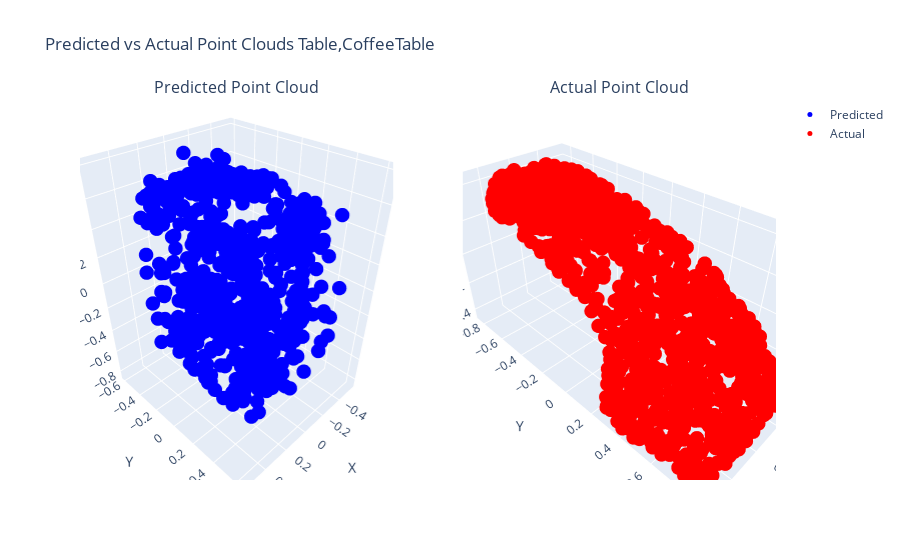

Write notebook code for a chart like this one.
### Code cell
num = random.choice(list(range(0, batch_size)))
predicted_point_cloud = pred_point_clouds[num].numpy()
actual_point_cloud = target_point_clouds[num].numpy()

# Create 3D scatter plots for predicted and actual point clouds
predicted_scatter = go.Scatter3d(
    x=predicted_point_cloud[:, 0],
    y=predicted_point_cloud[:, 1],
    z=predicted_point_cloud[:, 2],
    mode='markers',
    marker=dict(size=5, color='blue'),
    name="Predicted"
)

actual_scatter = go.Scatter3d(
    x=actual_point_cloud[:, 0],
    y=actual_point_cloud[:, 1],
    z=actual_point_cloud[:, 2],
    mode='markers',
    marker=dict(size=5, color='red'),
    name="Actual"
)

# Create the subplots: 1 row, 2 columns
fig = make_subplots(
    rows=1, cols=2,
    subplot_titles=("Predicted Point Cloud", "Actual Point Cloud"),
    specs=[[{'type': 'scatter3d'}, {'type': 'scatter3d'}]]
)

# Add the scatter plots to the subplots
fig.add_trace(predicted_scatter, row=1, col=1)
fig.add_trace(actual_scatter, row=1, col=2)

# Update layout with axis titles and a main title
fig.update_layout(
    title=f"Predicted vs Actual Point Clouds {categories[0]}",
    scene=dict(
        xaxis_title="X",
        yaxis_title="Y",
        zaxis_title="Z"
    ),
    scene2=dict(
        xaxis_title="X",
        yaxis_title="Y",
        zaxis_title="Z"
    ),
    showlegend=True
)

# Show the figure in an interactive window
fig.show()

### Figure 1 — Plotly figure (JSON) as saved in the notebook; plotly's stock layout.template omitted (floating-point values rounded to 4 significant figures; data arrays with more than 128 entries replaced by an {"elided": "..."} marker saying what was removed)
{"data": [{"marker": {"color": "blue", "size": 5}, "mode": "markers", "name": "Predicted", "scene": "scene", "type": "scatter3d", "x": {"elided": "1024 float values"}, "y": {"elided": "1024 float values"}, "z": {"elided": "1024 float values"}}, {"marker": {"color": "red", "size": 5}, "mode": "markers", "name": "Actual", "scene": "scene2", "type": "scatter3d", "x": {"elided": "1024 float values"}, "y": {"elided": "1024 float values"}, "z": {"elided": "1024 float values"}}], "layout": {"annotations": [{"font": {"size": 16}, "showarrow": false, "text": "Predicted Point Cloud", "x": 0.225, "xanchor": "center", "xref": "paper", "y": 1, "yanchor": "bottom", "yref": "paper"}, {"font": {"size": 16}, "showarrow": false, "text": "Actual Point Cloud", "x": 0.775, "xanchor": "center", "xref": "paper", "y": 1, "yanchor": "bottom", "yref": "paper"}], "scene": {"domain": {"x": [0, 0.45], "y": [0, 1]}, "xaxis": {"title": {"text": "X"}}, "yaxis": {"title": {"text": "Y"}}, "zaxis": {"title": {"text": "Z"}}}, "scene2": {"domain": {"x": [0.55, 1], "y": [0, 1]}, "xaxis": {"title": {"text": "X"}}, "yaxis": {"title": {"text": "Y"}}, "zaxis": {"title": {"text": "Z"}}}, "showlegend": true, "title": {"text": "Predicted vs Actual Point Clouds Table,CoffeeTable"}}}
